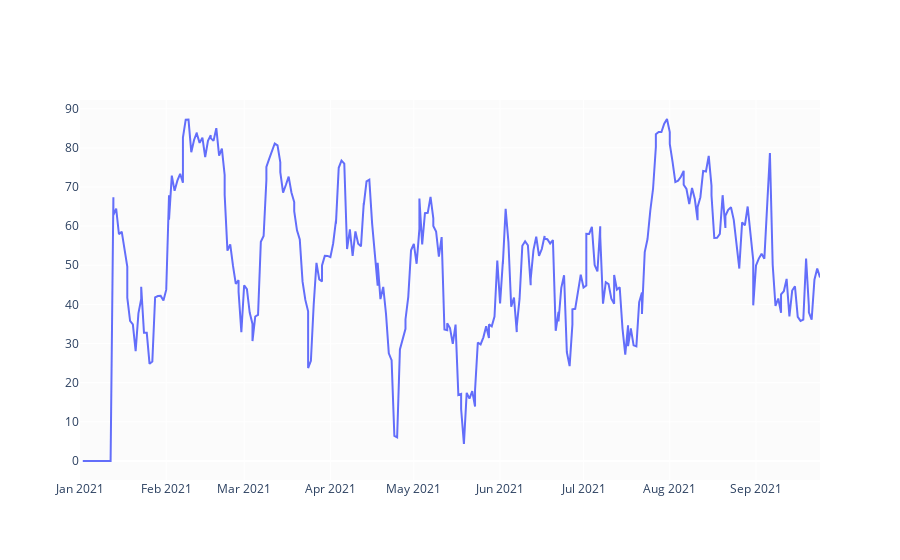

Source (notebook cell):
### Code cell
df['RSI'] = relative_strength_idx(df).fillna(0)

fig = go.Figure(go.Scatter(x=df.date, y=df.RSI, name='RSI'))
fig.show()

### Figure 1 — Plotly figure (JSON) as saved in the notebook; plotly's stock layout.template omitted (floating-point values rounded to 4 significant figures; data arrays with more than 128 entries replaced by an {"elided": "..."} marker saying what was removed)
{"data": [{"name": "RSI", "type": "scatter", "x": {"elided": "320 str values"}, "y": {"elided": "320 float values"}}], "layout": {"autosize": true, "xaxis": {"autorange": true, "range": ["2021-01-01", "2021-09-24"], "type": "date"}, "yaxis": {"autorange": true, "range": [-4.853, 92.21], "type": "linear"}}}
